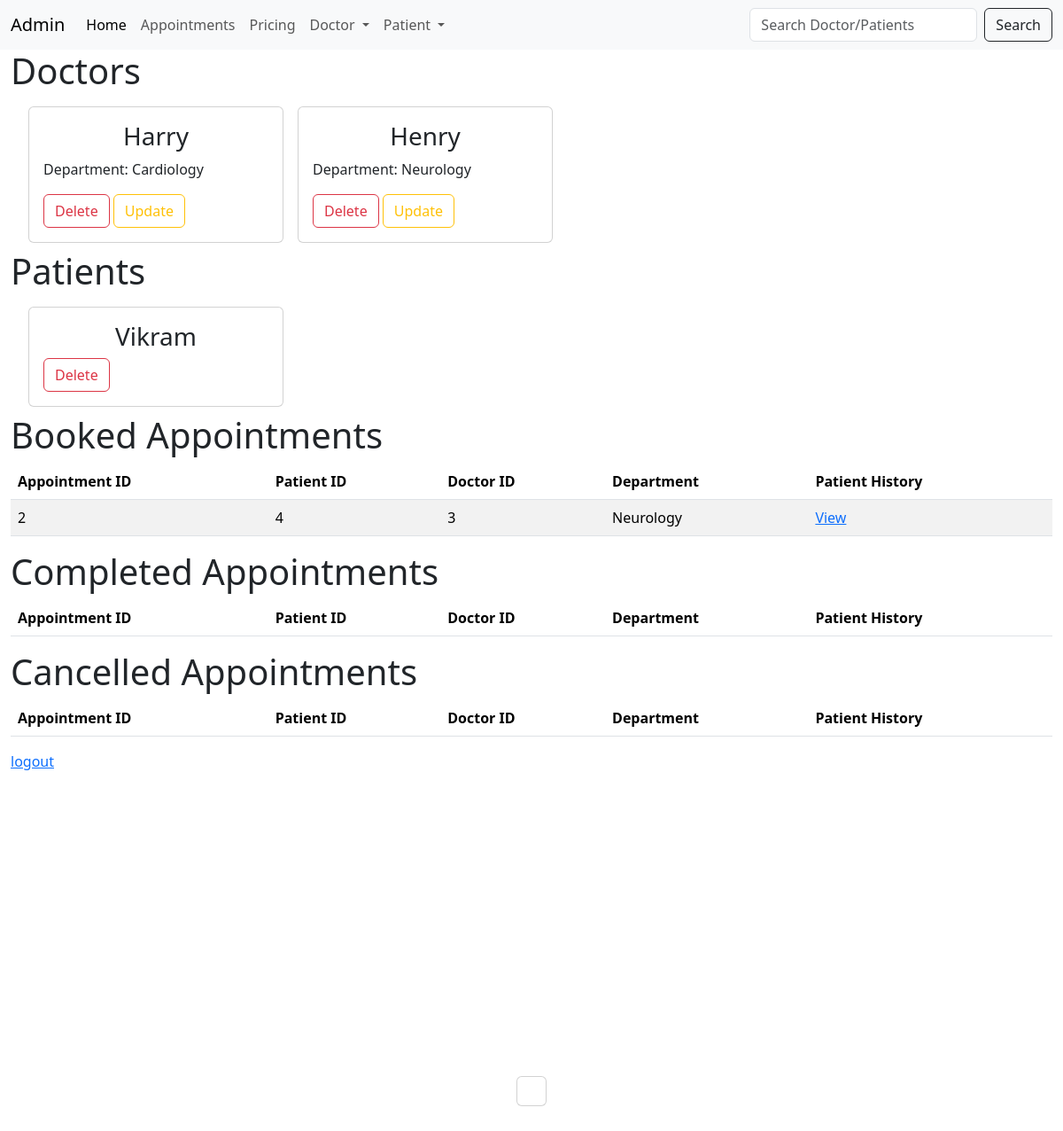
Before: /admin_dashboard with the older database file.
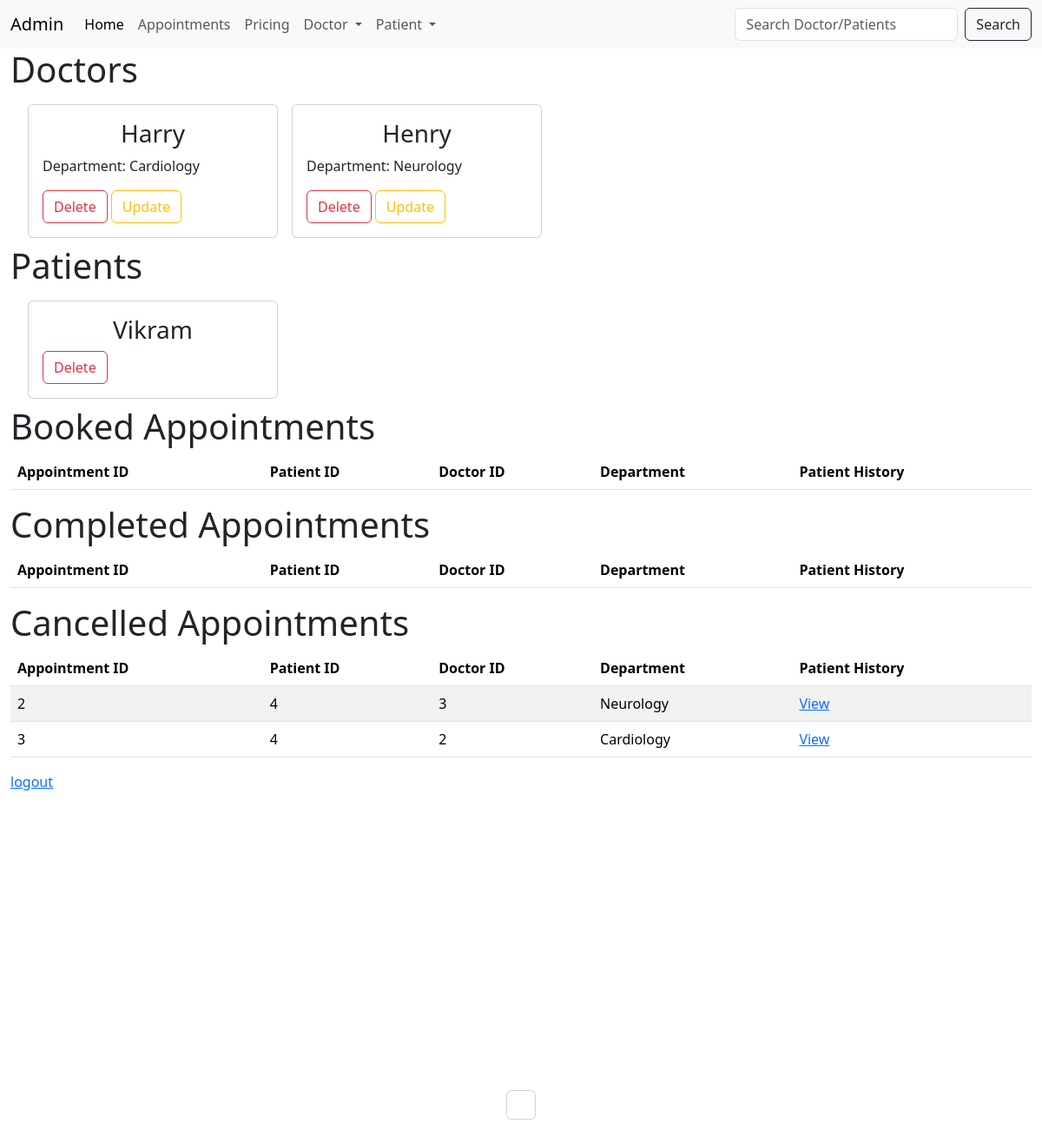
After: the same page with the newer database file.
### application/models.py (models this page shows)
class Doctor(db.Model):
    __tablename__ = "doctor"
    id=db.Column(db.Integer(),primary_key=True,autoincrement=True)
    doctor_id = db.Column(db.Integer(),db.ForeignKey('user.user_id'),nullable=False)
    name = db.Column(db.String(),nullable=False)
    username = db.Column(db.String(),nullable=False)
    department=db.Column(db.String(),nullable=False)

class Patient(db.Model):
    __tablename__ = "patient"
    id=db.Column(db.Integer(),primary_key=True,autoincrement=True)
    patient_id = db.Column(db.Integer, db.ForeignKey("user.user_id"), unique=True)
    name=db.Column(db.String(),nullable=False)
    username = db.Column(db.String(),nullable=False)
    age=db.Column(db.Integer(),nullable=False)
    gender=db.Column(db.String())
    contact=db.Column(db.String(),unique=True,nullable=False)
    address=db.Column(db.String())
    appointments=db.relationship("Appointment",backref="patient",cascade="all, delete-orphan")

class Appointment(db.Model):
    __tablename__ = "appointment"
    appointment_id = db.Column(db.Integer(),primary_key=True,autoincrement=True)
    patient_id = db.Column(db.Integer() , db.ForeignKey("patient.patient_id") ,nullable=False)
    doctor_id = db.Column(db.Integer() , db.ForeignKey("doctor.doctor_id"),nullable=True)
    date = db.Column(db.Date(),nullable = False)
    time = db.Column(db.Time(),nullable = False)
    status = db.Column(db.String(),nullable = False , default="Booked")

### application/admin_api.py (the view)
@api.route("/admin_dashboard",methods=["GET","POST"])
def admin_dashboard():
    if request.method == "GET":
        all_doctors = Doctor.query.all()
        all_patients = Patient.query.all()
        booked = Appointment.query.filter_by(status="Booked").all()
        completed = Appointment.query.filter_by(status="Completed").all()
        cancelled = Appointment.query.filter_by(status="Cancelled").all()
        doctor_department_map = {doc.doctor_id: doc.department for doc in Doctor.query.all()}
        return render_template("admin/admin_dashboard.html",doctors = all_doctors,patients = all_patients,booked=booked,completed=completed,cancelled=cancelled,doctor_department_map=doctor_department_map)

### templates/admin/admin_dashboard.html (shortened to what this page needs)
{% extends "admin/layout.html" %}
{% block body %}
    <h1>Doctors</h1>
    <div class="container-fluid d-flex flex-wrap">
        {% for doc in doctors %}
        <div class="card col-3 m-2">
            <div class="card-body">
                <h3 align="center">{{ doc.name }}</h3>
                <p>Department: {{ doc.department }}</p>
                <a href="{{ url_for('admin_api.delete_doctor', id=doc.doctor_id) }}" class="btn btn-outline-danger">Delete</a>
                <a href="{{ url_for('admin_api.update_doctor', doctor_id=doc.doctor_id) }}" class="btn btn-outline-warning">Update</a>
            </div>
        </div>
        {% endfor %}
    </div>
    <h1>Patients</h1>
    <div class="container-fluid d-flex flex-wrap">
        {% for pat in patients %}
            <div class="card col-3 m-2">
                <div class="card-body">
                    <h3 align="center">{{ pat.name }}</h3>
                    <a href="{{ url_for('admin_api.delete_patient', id=pat.id) }}" class="btn btn-outline-danger">Delete</a>
                </div>
            </div>
        {% endfor %}
    </div>
    <h1>Booked Appointments</h1>
    <table class="table table-striped">
        <thead>
            <tr>
                <th>Appointment ID</th>
                <th>Patient ID</th>
                <th>Doctor ID</th>
                <th>Department</th>
                <th>Patient History</th>
            </tr>
        </thead>
        <tbody>
        {% for appt in booked %}
            <tr>
                <td>{{ appt.appointment_id }}</td>
                <td>{{ appt.patient_id }}</td>
                <td>{{ appt.doctor_id }}</td>
                <td>{{ doctor_department_map.get(appt.doctor_id, "N/A") }}</td>
                <td>
                    <a href="{{ url_for('admin_api.patient_history',patient_id=appt.patient_id)}}">View</a>
                </td>
            </tr>
        {% endfor %}
        </tbody>
    </table>
    <h1>Completed Appointments</h1>
    <table class="table table-striped">
        <thead>
            <tr>
                <th>Appointment ID</th>
                <th>Patient ID</th>
                <th>Doctor ID</th>
                <th>Department</th>
                <th>Patient History</th>
            </tr>
        </thead>
    </table>
    <h1>Cancelled Appointments</h1>
    <table class="table table-striped">
        <thead>
            <tr>
                <th>Appointment ID</th>
                <th>Patient ID</th>
                <th>Doctor ID</th>
                <th>Department</th>
                <th>Patient History</th>
            </tr>
        </thead>
        <tbody>
        {% for appt in cancelled %}
            <tr>
                <td>{{ appt.appointment_id }}</td>
                <td>{{ appt.patient_id }}</td>
                <td>{{ appt.doctor_id }}</td>
                <td>{{ doctor_department_map.get(appt.doctor_id, "N/A") }}</td>
                <td>
                    <a href="{{ url_for('admin_api.patient_history',patient_id=appt.patient_id)}}">View</a>
                </td>
            </tr>
        {% endfor %}
        </tbody>
    </table>
    <a href="{{ url_for('auth.login') }}">logout</a>
{% endblock %}

### templates/admin/layout.html (shortened to what this page needs)
<!DOCTYPE html>
<html>
    <head>
        <link href="https://cdn.jsdelivr.net/npm/bootstrap@5.3.8/dist/css/bootstrap.min.css" rel="stylesheet">
    </head>
    <body>
        <nav class="navbar navbar-expand-lg bg-body-tertiary">
            <div class="container-fluid">
                <a class="navbar-brand" href="#">Admin</a>
                <div class="collapse navbar-collapse" id="navbarNavDropdown">
                    <ul class="navbar-nav">
                        <li class="nav-item">
                            <a class="nav-link active" aria-current="page" href="{{ url_for('admin_api.admin_dashboard') }}">Home</a>
                        </li>
                        <li class="nav-item">
                            <a class="nav-link" href="#">Appointments</a>
                        </li>
                        <li class="nav-item">
                            <a class="nav-link" href="#">Pricing</a>
                        </li>
                        <li class="nav-item dropdown">
                            <a class="nav-link dropdown-toggle" href="#" role="button" data-bs-toggle="dropdown" aria-expanded="false">
                            Doctor
                            </a>
                        </li>
                        <li class="nav-item dropdown">
                            <a class="nav-link dropdown-toggle" href="#" role="button" data-bs-toggle="dropdown" aria-expanded="false">
                            Patient
                            </a>
                        </li>
                    </ul>
                    <form class="d-flex ms-auto" role="search" method="POST" action="{{ url_for('admin_api.search_users') }}">
                        <input class="form-control me-2" type="search" name = "query" placeholder="Search Doctor/Patients" aria-label="Search"/>
                        <button class="btn btn-outline-dark" type="submit">Search</button>
                    </form>
                </div>
            </div>
        </nav>
        <div class="container-fluid">
            {% block body %}
            {% endblock %}
        </div>
        <div class="d-flex justify-content-center align-items-center" style="height: 90vh;">
            <div class="card">
                <div class="card-body">
                </div>
            </div>
        </div>
    </body>
</html>

Changed rows visible on the page:
changed Appointment id 2: moves from the list under "Booked Appointments" to the list under "Cancelled Appointments"
added Appointment: appointment_id "3", patient_id "4", doctor_id "2", {{ doctor_department_map.get(appt.doctor_id, "N/A") }} "Cardiology", shown under "Cancelled Appointments"
